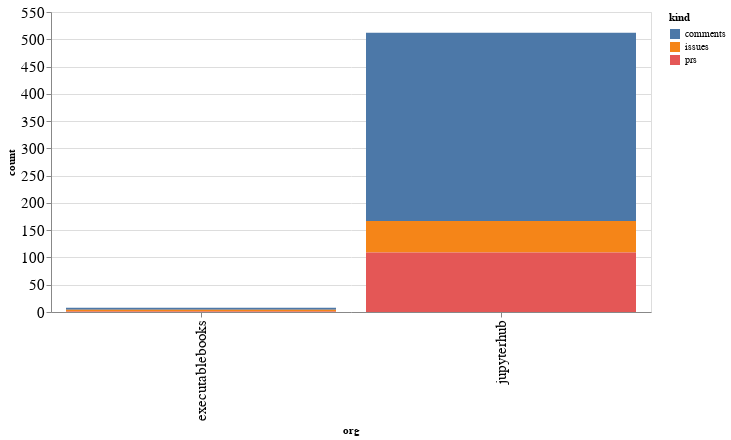

Here is the notebook cell this chart was saved with:
### Code cell
alt.Chart(org_summaries, width=600).mark_bar().encode(
    x='org',
    y='count',
    color='kind',
    tooltip="org"
)

### Figure 1 — Vega-Lite specification as saved in the notebook (floating-point values rounded to 4 significant figures)
{"config": {"axisLeft": {"labelFontSize": 15}, "axisBottom": {"labelFontSize": 15}}, "data": {"name": "data-49f72f449448572b6e9ad0e621c7ac4a"}, "mark": "bar", "encoding": {"color": {"type": "nominal", "field": "kind"}, "tooltip": {"type": "nominal", "field": "org"}, "x": {"type": "nominal", "field": "org"}, "y": {"type": "quantitative", "field": "count"}}, "width": 600, "$schema": "https://vega.github.io/schema/vega-lite/v4.8.1.json", "datasets": {"data-49f72f449448572b6e9ad0e621c7ac4a": [{"org": "executablebooks", "kind": "comments", "count": 4}, {"org": "executablebooks", "kind": "issues", "count": 3}, {"org": "executablebooks", "kind": "prs", "count": 1}, {"org": "jupyterhub", "kind": "comments", "count": 345}, {"org": "jupyterhub", "kind": "issues", "count": 58}, {"org": "jupyterhub", "kind": "prs", "count": 109}]}}
